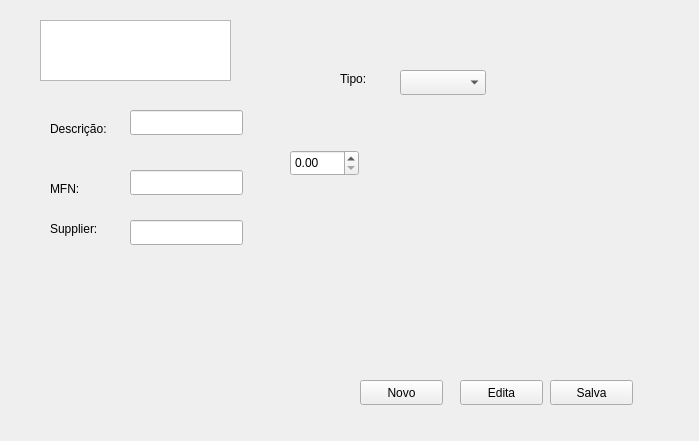
<?xml version="1.0" encoding="UTF-8"?>
<ui version="4.0">
 <class>ComponentVIew</class>
 <widget class="QWidget" name="ComponentVIew">
  <property name="geometry">
   <rect>
    <x>0</x>
    <y>0</y>
    <width>699</width>
    <height>441</height>
   </rect>
  </property>
  <property name="windowTitle">
   <string>Form</string>
  </property>
  <widget class="QPushButton" name="pushButton">
   <property name="geometry">
    <rect>
     <x>550</x>
     <y>380</y>
     <width>83</width>
     <height>25</height>
    </rect>
   </property>
   <property name="text">
    <string>Salva</string>
   </property>
  </widget>
  <widget class="QPushButton" name="pushButton_2">
   <property name="geometry">
    <rect>
     <x>460</x>
     <y>380</y>
     <width>83</width>
     <height>25</height>
    </rect>
   </property>
   <property name="text">
    <string>Edita</string>
   </property>
  </widget>
  <widget class="QDoubleSpinBox" name="doubleSpinBox">
   <property name="geometry">
    <rect>
     <x>290</x>
     <y>150</y>
     <width>69</width>
     <height>26</height>
    </rect>
   </property>
  </widget>
  <widget class="QLineEdit" name="lineEdit">
   <property name="geometry">
    <rect>
     <x>130</x>
     <y>110</y>
     <width>113</width>
     <height>25</height>
    </rect>
   </property>
  </widget>
  <widget class="QLabel" name="label">
   <property name="geometry">
    <rect>
     <x>50</x>
     <y>120</y>
     <width>64</width>
     <height>17</height>
    </rect>
   </property>
   <property name="text">
    <string>Descrição:</string>
   </property>
  </widget>
  <widget class="QLabel" name="label_2">
   <property name="geometry">
    <rect>
     <x>50</x>
     <y>180</y>
     <width>64</width>
     <height>17</height>
    </rect>
   </property>
   <property name="text">
    <string>MFN:</string>
   </property>
  </widget>
  <widget class="QLineEdit" name="lineEdit_2">
   <property name="geometry">
    <rect>
     <x>130</x>
     <y>170</y>
     <width>113</width>
     <height>25</height>
    </rect>
   </property>
  </widget>
  <widget class="QLineEdit" name="lineEdit_3">
   <property name="geometry">
    <rect>
     <x>130</x>
     <y>220</y>
     <width>113</width>
     <height>25</height>
    </rect>
   </property>
  </widget>
  <widget class="QLabel" name="label_3">
   <property name="geometry">
    <rect>
     <x>50</x>
     <y>220</y>
     <width>64</width>
     <height>17</height>
    </rect>
   </property>
   <property name="text">
    <string>Supplier:</string>
   </property>
  </widget>
  <widget class="QComboBox" name="comboBox">
   <property name="geometry">
    <rect>
     <x>400</x>
     <y>70</y>
     <width>86</width>
     <height>25</height>
    </rect>
   </property>
  </widget>
  <widget class="QLabel" name="label_4">
   <property name="geometry">
    <rect>
     <x>340</x>
     <y>70</y>
     <width>64</width>
     <height>17</height>
    </rect>
   </property>
   <property name="text">
    <string>Tipo:</string>
   </property>
  </widget>
  <widget class="QPushButton" name="pushButton_3">
   <property name="geometry">
    <rect>
     <x>360</x>
     <y>380</y>
     <width>83</width>
     <height>25</height>
    </rect>
   </property>
   <property name="text">
    <string>Novo</string>
   </property>
  </widget>
  <widget class="QTableView" name="tableView">
   <property name="geometry">
    <rect>
     <x>40</x>
     <y>20</y>
     <width>191</width>
     <height>61</height>
    </rect>
   </property>
  </widget>
 </widget>
 <resources/>
 <connections/>
</ui>
